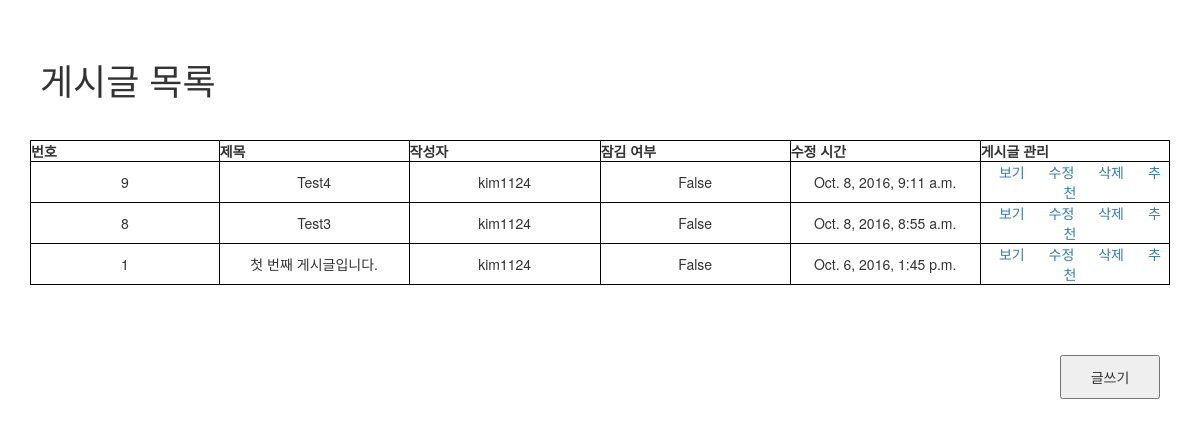
Page /photos/posts/ on the committed database.
### photos/models.py (models this page shows, shortened)
class BaseStruct(models.Model):
	content = models.TextField()
	updated_at = models.DateTimeField(auto_now=True)        # 모델의 변화가 있을 때 마다 데이터 업데이트
	created_at = models.DateTimeField(auto_now_add=True)    # 모델이 최초 추가시에만 한번 데이터 업데이트
	class Meta:
		abstract = True                                     # 추상화 클래스. 테이블로 생성되지 않는다.
		ordering = ['-created_at', '-pk']                   # 기본 정렬 정보

class Post(BaseStruct):
	tags = models.ManyToManyField('Tags', blank=True)
	user = models.ForeignKey(settings.AUTH_USER_MODEL)
	title = models.CharField(max_length=100)
	locked = models.BooleanField()
	hidden = models.BooleanField()
	passwd = models.CharField(max_length=15, blank=True)
	image = models.ImageField(upload_to='%Y/%m/%d', null=True, blank=False)
	filepath = models.CharField(max_length=255)

### photos/views.py (the view)
def show_postlist(req):
	try:
		page = req.GET.get('page', 1)
		num_pagecount = 10
		obj_posts = Post.objects.order_by('-created_at')
		obj_paging = Paginator(obj_posts, num_pagecount)
		arr_contents = obj_paging.page(page)
	except PageNotAnInteger:
		arr_contents = obj_paging.page(1)
	except EmptyPage:
		arr_contents = []
	return render(req, 'show_postlist.html', {
		'posts' : arr_contents
	})

### photos/templates/show_postlist.html (shortened to what this page needs)
{% load bootstrap3 %}
<!DOCTYPE html>
<html lang="ko">
<head>
	{% bootstrap_css %}
</head>
<body>
	<header>
		<h1>게시글 목록</h1>
	</header>
	<section>
		<table class="cls_postlist">
			<thead>
				<tr>
					<th class="cls_th_width">번호</th>
					<th class="cls_th_width">제목</th>
					<th class="cls_th_width">작성자</th>
					<th class="cls_th_width">잠김 여부</th>
					<th class="cls_th_width">수정 시간</th>
					<th class="cls_th_width">게시글 관리</th>
				</tr>
			</thead>
			<tbody>
				{% for post in posts %}
					<tr>
						<td>{{ post.pk }}</td>
						<td>{{ post.title }}</td>
						<td>{{ post.user.username }}</td>
						<td>{{ post.locked }}</td>
						<td>{{ post.updated_at }}</td>
						<td colspan="4">
							<a href="{% url 'photos:targetpost' post.pk %}">보기</a>
							<a href="{% url 'photos:edittargetpost' post.pk %}">수정</a>
							<a href="{% url 'photos:deletetargetpost' post.pk %}">삭제</a>
							<a href="">추천</a>
						</td>
					</tr>
				{% empty %}
					<p>등록된 게시글이 없습니다.</p>
				{% endfor %}
			</tbody>
		</table>
	</section>
	<br>
	<br>
	<footer>
		<div class="cls_control_contain">
			<input type="button" value="글쓰기" class="cls_write_btn" onclick="moveCreatePost()">
		</div>
	</footer>
</body>
</html>

### photos/templates/show_postlist.html (style rules this page uses)
* { padding : 10px 10px 10px 10px; }
.cls_postlist { width : 100%; border : 1px solid black; }
.cls_postlist th, tr, td { border : 1px solid black; }
.cls_write_btn { width : 100px; }
.cls_control_contain { float : right; }
thead th { width : 200px; }
tbody td { width: 200px; text-align: center; }

### rows in the picture
Post: pk "9", title "Test4", user.username "kim1124", locked "False", updated_at "Oct. 8, 2016, 9:11 a.m."
Post: pk "8", title "Test3", user.username "kim1124", locked "False", updated_at "Oct. 8, 2016, 8:55 a.m."
Post: pk "1", title "첫 번째 게시글입니다.", user.username "kim1124", locked "False", updated_at "Oct. 6, 2016, 1:45 p.m."
